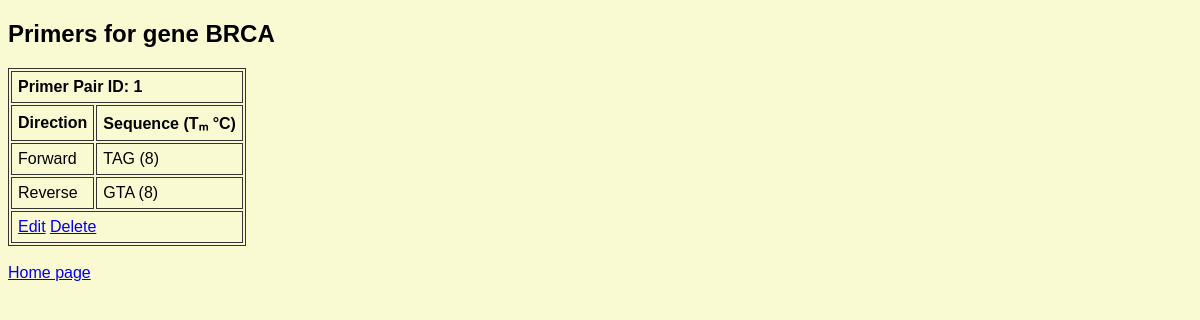
Page /pairs/BRCA on the earlier database version.
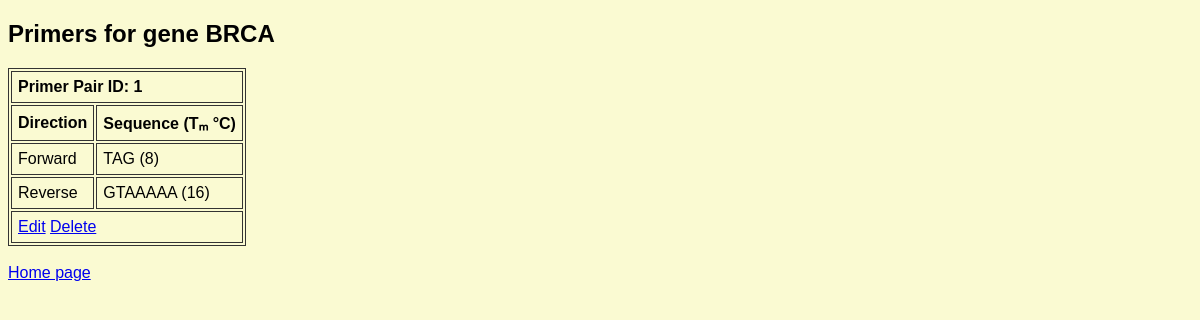
Same page on the later database version.
### tables this page shows
CREATE TABLE primers (
            primers_id INTEGER PRIMARY KEY AUTOINCREMENT,
            gene_id TEXT NOT NULL,
            forward_sequence TEXT NOT NULL,
            reverse_sequence TEXT NOT NULL,
            forward_tm FLOAT NOT NULL,
            reverse_tm FLOAT NOT NULL,
            FOREIGN KEY (gene_id) REFERENCES genes(gene_id)
        );

### app/app.py (the view)
@app.route('/pairs/<gene_id>')
def pairs(gene_id):
    db = get_db()
    cur = db.execute(
        'SELECT primers_id FROM primers WHERE gene_id = ? ORDER BY primers_id;',
        (gene_id,)
    )
    primer_ids = [r[0] for r in cur.fetchall()]
    primers = [Primers.get(pid, db) for pid in primer_ids]
    return render_template('pairs.html', gene_id=gene_id, primers=primers)

### app/app.py (called while the page is built)
def get_db():
    if 'db' not in g:
        g.db = sqlite3.connect(os.path.join(os.path.dirname(__file__),
                                            "../data/primers_db.db"))
    return g.db

### app/models/primers.py (called while the page is built)
    @staticmethod
    def get(gene_id: str, con: sqlite3.Connection):
        cursor = con.execute('SELECT * FROM genes where gene_id=?;', (gene_id,))
        genes_row = cursor.fetchone()
        if not genes_row:
            return None
        g = Gene(*genes_row[:2])
        g._saved = True
        return g

    @property
    def primers_id(self):
        return self._primers_id

    @property
    def fwd_seq(self):
        return self._fwd_seq

    @property
    def rev_seq(self):
        return self._rev_seq

    @property
    def fwd_tm(self):
        return self._fwd_tm

    @property
    def rev_tm(self):
        return self._rev_tm

    @staticmethod
    def _calculate_tm(sequence) -> float:
        sequence = sequence.upper()
        a = sequence.count('A')
        t = sequence.count('T')
        g = sequence.count('G')
        c = sequence.count('C')
        return 2 * (a + t) + 4 * (g + c)

    @staticmethod
    def get(primers_id: int, con: sqlite3.Connection):
        cursor = con.execute('SELECT * FROM primers where primers_id=?;', (primers_id,))
        primers_row = cursor.fetchone()
        if not primers_row:
            return None
        gene = Gene.get(primers_row[1], con)
        p = Primers(primers_row[0], gene, primers_row[2], primers_row[3])
        p._saved = True
        return p

### app/templates/pairs.html (shortened to what this page needs)
{% extends 'layout.html' %}
{% block info %}
  <h2>Primers for gene {{ gene_id }}</h2>
{% endblock %}
{% block content %}
  {% for p in primers %}
  <table class="primer-table">
    <thead>
      <tr>
        <th colspan="2">Primer Pair ID: {{ p.primers_id }}</th>
      </tr>
      <tr>
        <th>Direction</th>
        <th>Sequence (Tₘ °C)</th>
      </tr>
    </thead>
    <tbody>
      <tr>
        <td>Forward</td>
        <td>{{ p.fwd_seq }} ({{ p.fwd_tm }})</td>
      </tr>
      <tr>
        <td>Reverse</td>
        <td>{{ p.rev_seq }} ({{ p.rev_tm }})</td>
      </tr>
      <tr class="actions-row">
        <td colspan="2">
          <a href="{{ url_for('edit', primers_id=p.primers_id) }}">Edit</a>
          <a href="{{ url_for('delete', primers_id=p.primers_id) }}">Delete</a>
        </td>
      </tr>
    </tbody>
  </table>
  {% endfor %}
{% endblock %}

### app/templates/layout.html (shortened to what this page needs)
<!DOCTYPE html>
<html lang="en">
<head>
    <link rel="stylesheet" href="/static/styles.css">
</head>
<body>
    <main>
        <section id="info">
            {% block info %}{% endblock %}
        </section>
        <section id="content">
            {% block content %} {% endblock %}
        </section>
    </main><br>
    <a href="{{ url_for('index') }}">Home page</a>
</body>
</html>

### app/static/styles.css (style rules this page uses)
body { font-family: sans-serif; background-color: lightgoldenrodyellow; }
table, th, td { border: 1px solid #333; }
th, td { padding: 6px; text-align: left; }

Differences in the rows shown:
changed primers "TAG": rev_seq "GTA" → "GTAAAAA"; rev_tm "8" → "16"
